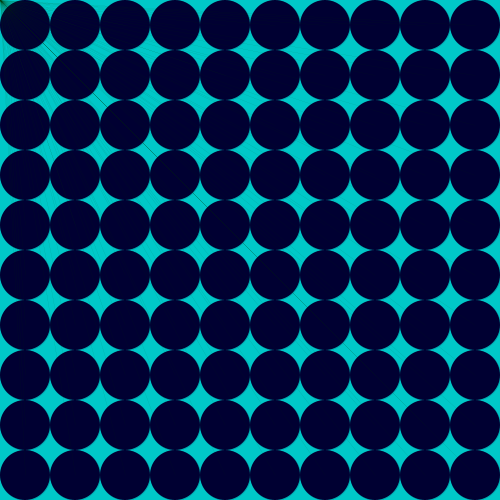
Frame 1 (no input)
Frame 60 (the mouse pressed at the canvas centre just before this capture): identical to frame 1, image omitted
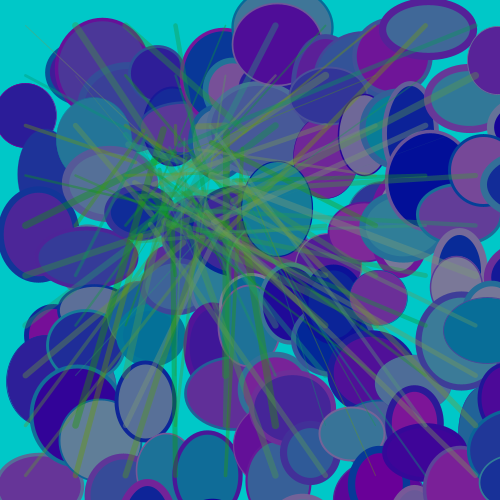
Frame 120 (the mouse held since frame 60 and released just before this capture)

The Processing sketch that drew these frames (run headless with seeded random() and noise(); from frame 60 on, the mouse is pressed at the canvas centre):

// Processing sketch: processing_70715
// ── processing_70715.pde

//Will Crownover, EMS II, Order vs. Disorder

//Variables
int r, c, space;
float color1, color2, s, frame, strokeW, tranRand, lt;

void setup(){
  size(500, 500);
  smooth();
  r=10;
  c=10;
  space=width/r;
}

void draw(){
  background(0, 200, 200 );
  color1=map(mouseX, 0, width, 0, 255);
  color2=map(mouseY, 0, height, 50, 255);
  s=map(mouseX, 0, width, 1, 3);
  frame=map(mouseX, 0, width, 5, 20);
  strokeW=map(mouseY, 0, height, 0, 15);
  frameRate(frame);
  tranRand=map(mouseX, 0, width, 0, width/4);
  for( int i=0; i<r; i++){
    for( int j=0; j<c; j++){
      pushMatrix();
      translate(random(tranRand), random(tranRand));
      fill(random(color1), random(color1), color2);
      strokeWeight(random(strokeW));
      stroke(random(color1), random(color1), color2);
      ellipse( i*space+width/(r*2), j*space+height/(c*2), space*random(1,s), space*random(1,s));
      popMatrix();
    }
  }
  lt=map(mouseX, 0, width, 0, width/2);
  for( int i=0; i<r; i++){
    for( int j=0; j<c; j++){
      strokeWeight(random(strokeW));
      stroke(random(color1), color2, random(color1), 100);
      line( i*space+width/(r*2), j*space+height/(c*2), mouseX-random(lt), mouseY-random(lt));
    }
  }
}
